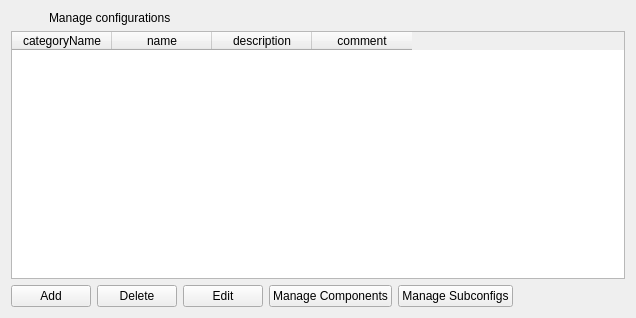
<?xml version="1.0" encoding="UTF-8"?>
<ui version="4.0">
 <class>configurations_form</class>
 <widget class="QWidget" name="configurations_form">
  <property name="geometry">
   <rect>
    <x>0</x>
    <y>0</y>
    <width>636</width>
    <height>318</height>
   </rect>
  </property>
  <property name="windowTitle">
   <string>Configurations</string>
  </property>
  <layout class="QGridLayout" name="gridLayout">
   <item row="4" column="0">
    <layout class="QHBoxLayout" name="horizontalLayout">
     <item>
      <widget class="QPushButton" name="add">
       <property name="text">
        <string>Add</string>
       </property>
       <property name="form" stdset="0">
        <string notr="true">configuration_add</string>
       </property>
       <property name="global.id" stdset="0">
        <string notr="true">{configuration.id}</string>
       </property>
       <property name="global.configurationState" stdset="0">
        <string notr="true">{configuration.state}</string>
       </property>
      </widget>
     </item>
     <item>
      <widget class="QPushButton" name="delete_2">
       <property name="text">
        <string>Delete</string>
       </property>
       <property name="doctype" stdset="0">
        <string notr="true">Configuration.simpleform</string>
       </property>
       <property name="rootelement" stdset="0">
        <string notr="true">configuration</string>
       </property>
       <property name="action" stdset="0">
        <string notr="true">delete</string>
       </property>
       <property name="form" stdset="0">
        <string notr="true">configurations</string>
       </property>
       <property name="id" stdset="0">
        <string>{configuration.id}</string>
       </property>
       <property name="global.configurationState" stdset="0">
        <string notr="true">{configuration.state}</string>
       </property>
      </widget>
     </item>
     <item>
      <widget class="QPushButton" name="edit">
       <property name="text">
        <string>Edit</string>
       </property>
       <property name="form" stdset="0">
        <string notr="true">configuration_edit</string>
       </property>
       <property name="global.id" stdset="0">
        <string notr="true">{configuration.id}</string>
       </property>
       <property name="global.configurationState" stdset="0">
        <string notr="true">{configuration.state}</string>
       </property>
      </widget>
     </item>
     <item>
      <widget class="QPushButton" name="edit_2">
       <property name="text">
        <string>Manage Components</string>
       </property>
       <property name="form" stdset="0">
        <string notr="true">configuration_components</string>
       </property>
       <property name="global.id" stdset="0">
        <string notr="true">{configuration.id}</string>
       </property>
       <property name="global.configurationState" stdset="0">
        <string notr="true">{configuration.state}</string>
       </property>
      </widget>
     </item>
     <item>
      <widget class="QPushButton" name="edit_3">
       <property name="text">
        <string>Manage Subconfigs</string>
       </property>
       <property name="form" stdset="0">
        <string notr="true">configuration_subconfigs</string>
       </property>
       <property name="global.id" stdset="0">
        <string notr="true">{configuration.id}</string>
       </property>
       <property name="global.configurationState" stdset="0">
        <string notr="true">{configuration.state}</string>
       </property>
      </widget>
     </item>
     <item>
      <spacer name="horizontalSpacer_2">
       <property name="orientation">
        <enum>Qt::Horizontal</enum>
       </property>
       <property name="sizeHint" stdset="0">
        <size>
         <width>40</width>
         <height>20</height>
        </size>
       </property>
      </spacer>
     </item>
    </layout>
   </item>
   <item row="0" column="0">
    <layout class="QHBoxLayout" name="horizontalLayout_2">
     <item>
      <widget class="QLabel" name="label_2">
       <property name="maximumSize">
        <size>
         <width>32</width>
         <height>32</height>
        </size>
       </property>
       <property name="text">
        <string/>
       </property>
      </widget>
     </item>
     <item>
      <widget class="QLabel" name="label">
       <property name="text">
        <string>Manage configurations</string>
       </property>
      </widget>
     </item>
    </layout>
   </item>
   <item row="1" column="0">
    <widget class="QTableWidget" name="configuration">
     <property name="horizontalScrollBarPolicy">
      <enum>Qt::ScrollBarAlwaysOff</enum>
     </property>
     <property name="alternatingRowColors">
      <bool>true</bool>
     </property>
     <property name="selectionMode">
      <enum>QAbstractItemView::SingleSelection</enum>
     </property>
     <property name="selectionBehavior">
      <enum>QAbstractItemView::SelectRows</enum>
     </property>
     <property name="showGrid">
      <bool>true</bool>
     </property>
     <property name="gridStyle">
      <enum>Qt::DotLine</enum>
     </property>
     <property name="sortingEnabled">
      <bool>true</bool>
     </property>
     <property name="doctype" stdset="0">
      <string notr="true">ConfigurationListRequest.simpleform</string>
     </property>
     <property name="rootelement" stdset="0">
      <string notr="true">configuration</string>
     </property>
     <property name="state" stdset="0">
      <string notr="true">{global.configurationState}</string>
     </property>
     <property name="action" stdset="0">
      <string notr="true">read</string>
     </property>
     <attribute name="horizontalHeaderShowSortIndicator" stdset="0">
      <bool>true</bool>
     </attribute>
     <attribute name="verticalHeaderStretchLastSection">
      <bool>false</bool>
     </attribute>
     <column>
      <property name="text">
       <string>categoryName</string>
      </property>
     </column>
     <column>
      <property name="text">
       <string>name</string>
      </property>
     </column>
     <column>
      <property name="text">
       <string>description</string>
      </property>
     </column>
     <column>
      <property name="text">
       <string>comment</string>
      </property>
     </column>
    </widget>
   </item>
  </layout>
 </widget>
 <tabstops>
  <tabstop>configuration</tabstop>
  <tabstop>add</tabstop>
  <tabstop>delete_2</tabstop>
  <tabstop>edit</tabstop>
  <tabstop>edit_2</tabstop>
  <tabstop>edit_3</tabstop>
 </tabstops>
 <resources>
  <include location="../qtclient.qrc"/>
 </resources>
 <connections>
  <connection>
   <sender>configuration</sender>
   <signal>doubleClicked(QModelIndex)</signal>
   <receiver>edit</receiver>
   <slot>click()</slot>
   <hints>
    <hint type="sourcelabel">
     <x>217</x>
     <y>216</y>
    </hint>
    <hint type="destinationlabel">
     <x>216</x>
     <y>294</y>
    </hint>
   </hints>
  </connection>
 </connections>
</ui>
